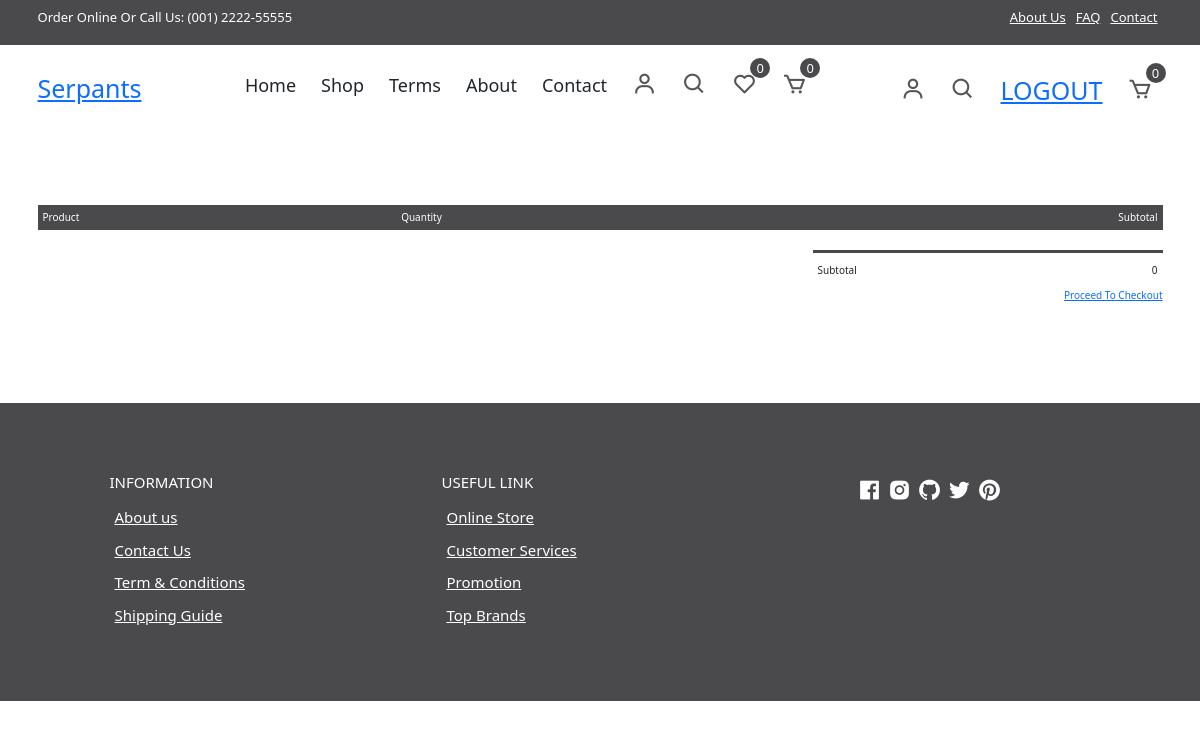
Before: /basket/items/all (signed in) with the older database file.
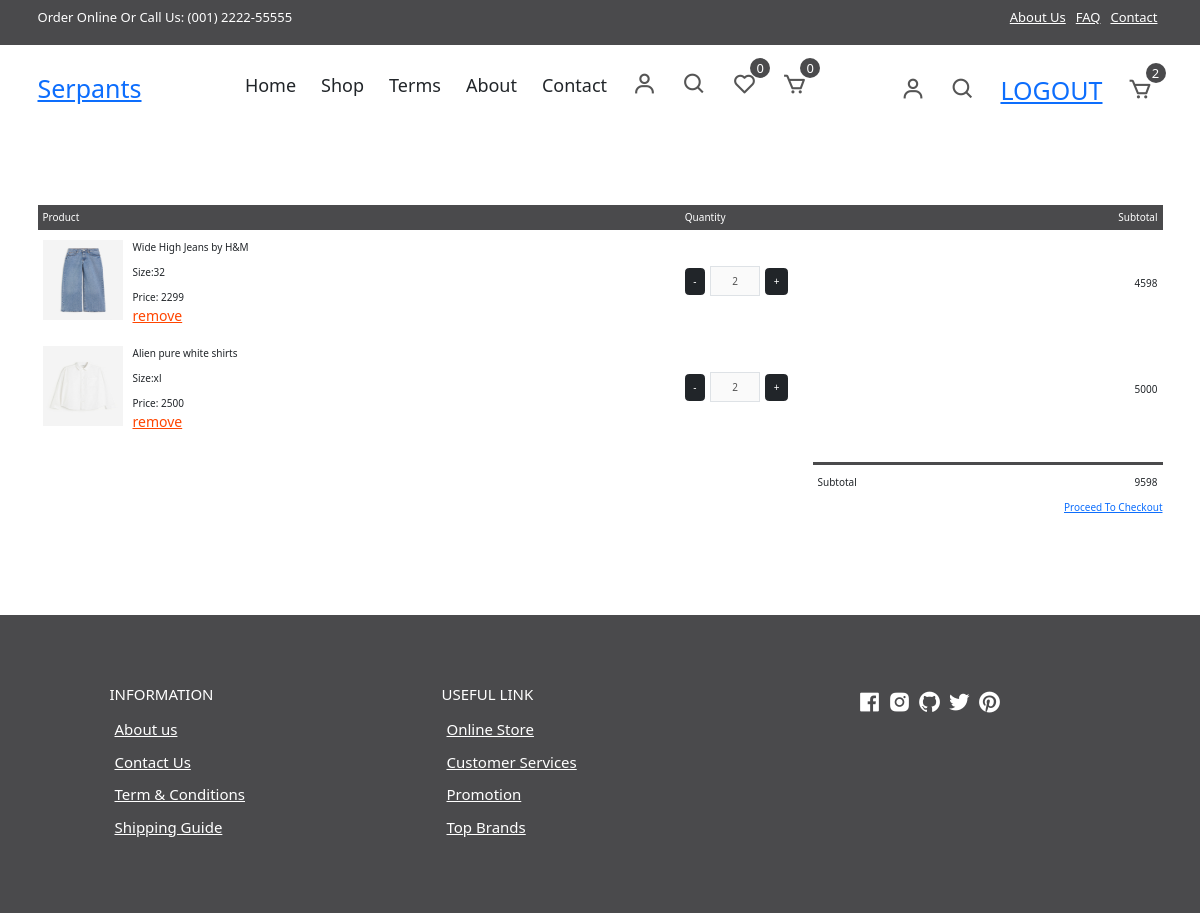
After: the same page with the newer database file.
### store/models.py (models this page shows, shortened)
class Basket(models.Model):
    owner=models.OneToOneField(User,on_delete=models.CASCADE,related_name="cart")
    created_date=models.DateTimeField(auto_now_add=True)
    updated_date=models.DateTimeField(auto_now=True)
    is_active=models.BooleanField(default=True)
    @property
    def cart_items(self):   #--here--self=basket---
        return self.cartitem.filter(is_order_placed=False)
    @property
    def cart_item_count(self):
        return self.cart_items.count()
    @property
    def cart_total(self):
        basket_items=self.cart_items
        if basket_items:
            total=sum([bi.item_total for bi in basket_items])
            return total
        return 0

class BasketItem(models.Model):
    product_object=models.ForeignKey(Product,on_delete=models.CASCADE)
    qty=models.PositiveIntegerField(default=1)
    basket_object=models.ForeignKey(Basket,on_delete=models.CASCADE,related_name="cartitem")
    created_date=models.DateTimeField(auto_now_add=True)
    updated_date=models.DateTimeField(auto_now=True)
    is_active=models.BooleanField(default=True)
    size_object=models.ForeignKey(Size,on_delete=models.CASCADE,null=True)
    is_order_placed=models.BooleanField(default=False)
    @property
    def item_total(self):
        return self.qty*self.product_object.price

class Product(models.Model):
    title=models.CharField(max_length=200)
    description=models.TextField(null=True)
    image=models.ImageField(upload_to="product_images",default="default.jpg",null=True,blank=True)
    category_object=models.ForeignKey(Category,on_delete=models.CASCADE,related_name="item")
    size_object=models.ManyToManyField(Size)
    price=models.PositiveIntegerField()
    created_date=models.DateTimeField(auto_now_add=True)
    updated_date=models.DateTimeField(auto_now=True)
    is_active=models.BooleanField(default=True)
    tag_objects=models.ManyToManyField(Tag,null=True)

class Size(models.Model):
    name=models.CharField(max_length=150,unique=True)
    created_date=models.DateTimeField(auto_now_add=True)
    updated_date=models.DateTimeField(auto_now=True)
    is_active=models.BooleanField(default=True)
    def __str__(self):
        return self.name

### store/views.py (the view)
# urls.py: path("basket/items/all",views.BasketItemListView.as_view(),name="basket-items"),
@method_decorator([signinrequired,never_cache],name="dispatch")
class BasketItemListView(View):
    def get(self,request,*args,**kwargs):
        qs=request.user.cart.cartitem.filter(is_order_placed=False)
        return render(request,"cart_list.html",{"data":qs})

### store/context_processors.py (called while the page is built)
def basket_count(request):
    if request.user.is_authenticated:
        count=request.user.cart.cart_item_count
        return {"cart_count":count}
    else:
        return{"cart_count":0}

### store/templates/cart_list.html (shortened to what this page needs)
{%extends 'base.html'%}
{%block main_block%}
{%block link_block%}
<link href="https://cdn.jsdelivr.net/npm/bootstrap@5.3.3/dist/css/bootstrap.min.css" rel="stylesheet">
{%endblock%}
<div class="container cart">
    <table>
      <tr>
        <th>Product</th>
        <th>Quantity</th>
        <th>Subtotal</th>
      </tr>
     {%for bi in data%}
     <tr>
        <td>
          <div class="cart-info">
            <img src="{{bi.product_object.image.url}}" alt="" />
            <div>
              <p>{{bi.product_object.title}}</p>
              <p>Size:{{bi.size_object}}</p>
              <span>Price: {{bi.product_object.price}}</span> <br />
              <a href="{%url 'basketitem-remove' bi.id%}">remove</a>
            </div>
          </div>
        </td>
        <td>
          <div class="mb-2 flex">
            <div class="min-w-24 flex">
             <form action="{%url 'editcart-qty' bi.id%}" method="post">
              {%if bi.qty > 1%}
              <button type="submit" class="py-2 btn btn-dark" name="counterbutton" value="-">
                -
              </button>
              {%endif%}
              <input
                type="text"
                class="mx-1 h-7 w-9 rounded-md border text-center"
                value="{{bi.qty}}"
                disabled
              />
              <button
                type="submit"
                class="py-2 btn btn-dark"
                name="counterbutton"
                value="+"
              >
                +
              </button>
             </form>
            </div>
        </td>
        <td>{{bi.item_total}}</td>
      </tr>
     {%endfor%}
    </table>
    <div class="total-price">
      <table>
        <tr>
          <td>Subtotal</td>
          <td>{{request.user.cart.cart_total}}</td>
        </tr>
      </table>
      <a href="{%url 'checkout' %}">Proceed To Checkout</a>
    </div>
  </div>
{%endblock%}

### store/templates/base.html (shortened to what this page needs)
<!DOCTYPE html>
{%load static%}
<html lang="en">
  <head>
    <link
      rel="stylesheet"
      href="https://cdn.jsdelivr.net/npm/boxicons@latest/css/boxicons.min.css"
    />
    <link rel="stylesheet" href="{%static 'css/styles.css'%}" />
    {%block link_block%}
    {%endblock%}
  </head>
  <body>
    <div class="top-nav">
      <div class="container d-flex">
        <p>Order Online Or Call Us: (001) 2222-55555</p>
        <ul class="d-flex">
          <li><a href="#">About Us</a></li>
          <li><a href="#">FAQ</a></li>
          <li><a href="#">Contact</a></li>
        </ul>
      </div>
    </div>
    <div class="navigation">
      <div class="nav-center container d-flex">
        <a href="index.html" class="logo"><h1>Serpants</h1></a>
        <ul class="nav-list d-flex">
          <li class="nav-item">
            <a href="/" class="nav-link">Home</a>
          </li>
          <li class="nav-item">
            <a href="product.html" class="nav-link">Shop</a>
          </li>
          <li class="nav-item">
            <a href="#terms" class="nav-link">Terms</a>
          </li>
          <li class="nav-item">
            <a href="#about" class="nav-link">About</a>
          </li>
          <li class="nav-item">
            <a href="#contact" class="nav-link">Contact</a>
          </li>
          <li class="icons d-flex">
            <a href="login.html" class="icon">
              <i class="bx bx-user"></i>
            </a>
            <div class="icon">
              <i class="bx bx-search"></i>
            </div>
            <div class="icon">
              <i class="bx bx-heart"></i>
              <span class="d-flex">0</span>
            </div>
            <a href="cart.html" class="icon">
              <i class="bx bx-cart"></i>
              <span class="d-flex">0</span>
            </a>
          </li>
        </ul>
        <div class="icons d-flex">
          <a href="login.html" class="icon">
            <i class="bx bx-user"></i>
          </a>
          <div class="icon">
            <i class="bx bx-search"></i>
          </div>
          <div class="icon">
            <a href="{%url 'signout'%}">LOGOUT</a>
          </div>
          <a href="{%url 'basket-items'%}" class="icon">
            <i class="bx bx-cart"></i>
            <span class="d-flex">{{cart_count}}</span>
          </a>
        </div>
      </div>
    </div>
    {%block main_block%}
    {%endblock%}
    <footer class="footer">
      <div class="row">
        <div class="col d-flex">
          <h4>INFORMATION</h4>
          <a href="">About us</a>
          <a href="">Contact Us</a>
          <a href="">Term & Conditions</a>
          <a href="">Shipping Guide</a>
        </div>
        <div class="col d-flex">
          <h4>USEFUL LINK</h4>
          <a href="">Online Store</a>
          <a href="">Customer Services</a>
          <a href="">Promotion</a>
          <a href="">Top Brands</a>
        </div>
        <div class="col d-flex">
          <span><i class="bx bxl-facebook-square"></i></span>
          <span><i class="bx bxl-instagram-alt"></i></span>
          <span><i class="bx bxl-github"></i></span>
          <span><i class="bx bxl-twitter"></i></span>
          <span><i class="bx bxl-pinterest"></i></span>
        </div>
      </div>
    </footer>
  </body>
</html>

### store/static/css/styles.css (style rules this page uses)
:root { --white: #fff; --black: #222; --green: #4a4a4c; --grey1: #f0f0f0; --grey2: #e9d7d3; }
*, *::before, *::after { margin: 0; padding: 0; box-sizing: inherit; }
html { box-sizing: border-box; font-size: 62.5%; }
body { font-family: 'Roboto', sans-serif; font-size: 1.6rem; background-color: var(--white); color: var(--black); font-weight: 400; font-style: normal; }
a { text-decoration: none; color: var(--black); }
li { list-style: none; }
.container { max-width: 114rem; margin: 0 auto; padding: 0 3rem; }
.d-flex { display: flex; align-items: center; }
.top-nav { background-color: var(--green); font-size: 1.3rem; color: var(--white); }
.top-nav div { justify-content: space-between; height: 4.5rem; }
.top-nav a { color: var(--white); padding: 0 0.5rem; }
.navigation { height: 6rem; line-height: 6rem; }
.nav-center { justify-content: space-between; }
.nav-list .icons { display: none; }
.nav-center .nav-item:not(:last-child) { margin-right: 0.5rem; }
.nav-center .nav-link { font-size: 1.8rem; padding: 1rem; }
.icon { cursor: pointer; font-size: 2.5rem; padding: 0 1rem; color: #555; position: relative; }
.icon:not(:last-child) { margin-right: 0.5rem; }
.icon span { position: absolute; top: 3px; right: -3px; background-color: var(--green); color: var(--white); border-radius: 50%; font-size: 1.3rem; height: 2rem; width: 2rem; justify-content: center; }
.footer { padding: 7rem 1rem; background-color: var(--green); }
footer .row { display: grid; grid-template-columns: 1fr 1fr 1fr; max-width: 99.6rem; margin: 0 auto; }
.footer .col { flex-direction: column; color: var(--white); align-items: flex-start; }
.footer .col:last-child { flex-direction: row; justify-content: center; }
.footer .col:last-child span { font-size: 2.5rem; margin-right: 0.5rem; color: var(--white); }
.footer .col a { color: var(--white); font-size: 1.5rem; padding: 0.5rem; font-weight: 300; }
.footer .col h4 { margin-bottom: 1rem; }
form { position: relative; z-index: 1; }
.cart { margin: 10rem auto; }
table { width: 100%; border-collapse: collapse; }
.cart-info { display: flex; flex-wrap: wrap; }
th { text-align: left; padding: 0.5rem; color: #fff; background-color: var(--green); font-weight: normal; }
td { padding: 1rem 0.5rem; }
td input { width: 5rem; height: 3rem; padding: 0.5rem; }
td a { color: orangered; font-size: 1.4rem; }
td img { width: 8rem; height: 8rem; margin-right: 1rem; }
.total-price { display: flex; align-items: flex-end; flex-direction: column; margin-top: 2rem; }
.total-price table { border-top: 3px solid var(--green); width: 100%; max-width: 35rem; }
td:last-child { text-align: right; }
th:last-child { text-align: right; }

Changed rows visible on the page:
added BasketItem: product_object.image (picture), product_object "Wide High Jeans by H&M", size_object "32", product_object.price "2299", qty "2", item_total "4598"
added BasketItem: product_object.image (picture), product_object "Alien pure white shirts", size_object "xl", product_object.price "2500", qty "2", item_total "5000"
Other visible differences:
{{ cart_count }}: "0" → "2"
{{ request.user.cart.cart_total }}: "0" → "9598"
